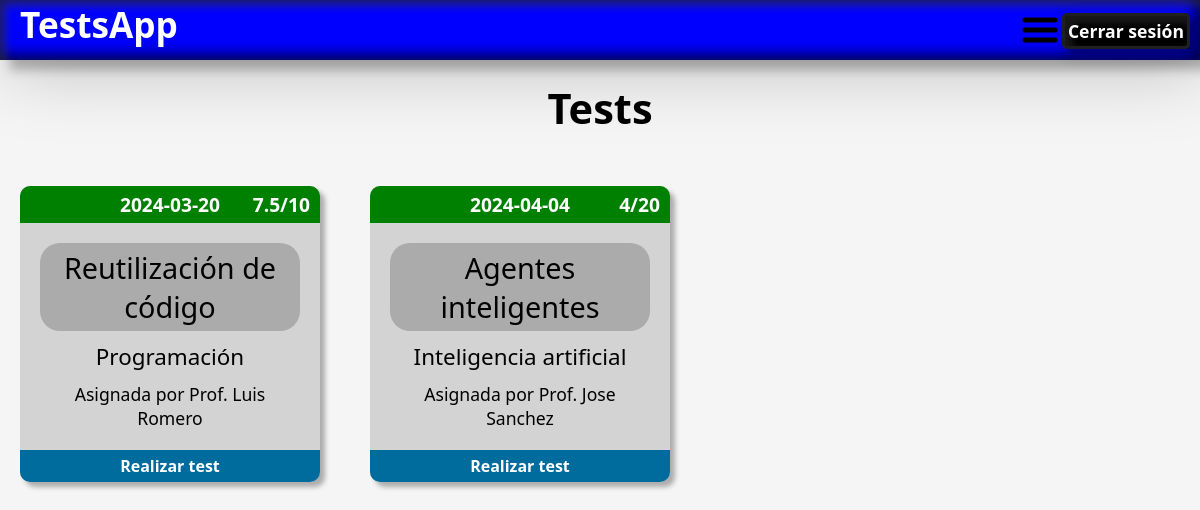
The page /Views/pages/tests/test_view_est.php (signed in) on the database as committed earlier.
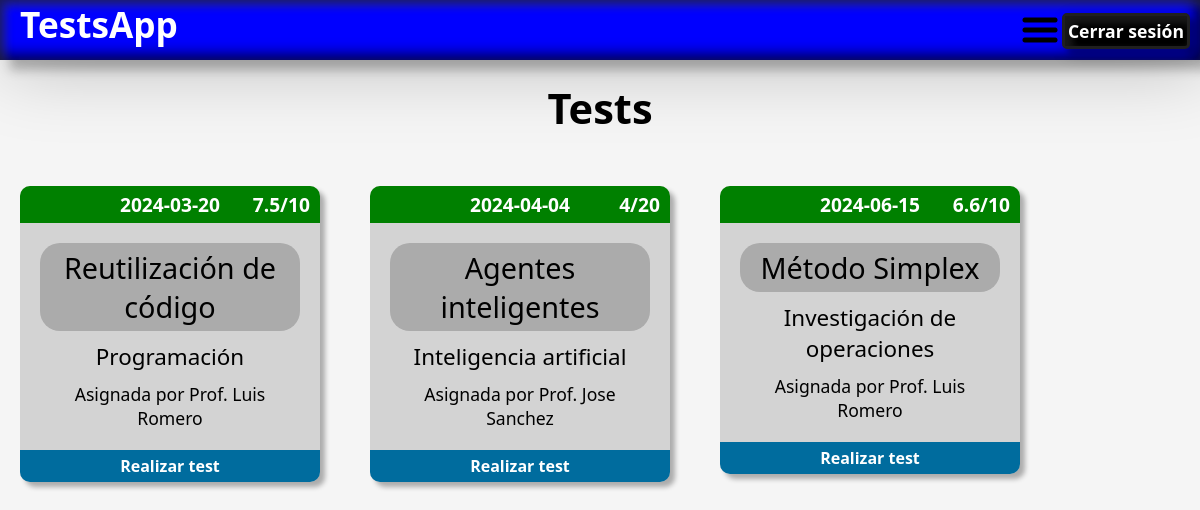
The same page on the database as committed later.
### tables this page shows
CREATE TABLE `tests` (
  `id_test` int(11) NOT NULL,
  `tema` text NOT NULL,
  `fecha_limite` date NOT NULL,
  `escala` float NOT NULL,
  `id_mat` int(11) NOT NULL,
  `id_usu` int(11) NOT NULL
);

CREATE TABLE `puntuaciones_tests` (
  `id_pun_test` int(11) NOT NULL,
  `puntos` float NOT NULL,
  `id_usu` int(11) NOT NULL,
  `id_test` int(11) NOT NULL
);

CREATE TABLE `materias` (
  `id_mat` int(11) NOT NULL,
  `materia` varchar(100) NOT NULL
);

CREATE TABLE `usuarios` (
  `id_usu` int(11) NOT NULL,
  `nom_usu` varchar(100) NOT NULL,
  `ced_usu` varchar(20) NOT NULL,
  `id_rol` int(11) NOT NULL,
  `contra_usu` varchar(100) NOT NULL
);

### Models/base_datos.php (called while the page is built)
<?php
class Base_datos
{
	private static $host = 'localhost';
	private static $db = 'testsapp';
	private static $user = 'root';
	private static $password = '';
	private static $charset = "utf8";
	public static function connect()
	{
		try {
			$con = new PDO("mysql:host=" . self::$host . ";dbname=" . self::$db . ";charset=" . self::$charset, self::$user, self::$password);
			$con->setAttribute(PDO::ATTR_ERRMODE, PDO::ERRMODE_EXCEPTION);
			return $con;
		} catch (PDOException $e) {
			print_r("Error de conexion: " . $e->getMessage());
			echo "Linea del error" . $e->getLine();
		}
	}
}

### Controllers/test_controller.php (called while the page is built, shortened)
<?php
class Test_controller
{
    private $tests;
    public function __construct()
    {
        require("../../../Models/test_model.php");
        $this->tests = new Test;
    }
    public function listar()
    {
        $datos = $this->tests->index();
        return $datos;
    }
    public function listar_punt_espec($id_test, $id_usu)
    {
        $this->tests->set("id_test", $id_test);
        $this->tests->set("id_usu", $id_usu);
        $datos = $this->tests->index_punt_espec();
        return $datos;
    }
}

### Models/test_model.php (called while the page is built, shortened)
<?php
class Test
{
    private $id_test;
    private $id_usu;
    private $con;
    public function __construct()
    {
        require("base_datos.php");
        $this->con = Base_datos::connect();
    }
    public function index()
    {
        $sql = "SELECT * FROM materias RIGHT OUTER JOIN tests ON materias.id_mat=tests.id_mat LEFT OUTER JOIN usuarios ON tests.id_usu=usuarios.id_usu";
        $datos = $this->con->query($sql);
        return $datos;
    }
    public function index_punt_espec()
    {
        $sql = "SELECT * FROM puntuaciones_tests WHERE id_test=:id_test AND id_usu=:id_usu";
        $datos = $this->con->prepare($sql);
        if ($datos->execute([":id_test" => $this->id_test, ":id_usu" => $this->id_usu])) {
            $row = $datos->fetch(PDO::FETCH_ASSOC);
            return $row;
        }
        return false;
    }
}

### Views/pages/tests/test_view_est.php (the view, shortened to what this page needs)
<?php
require("../../../Controllers/test_controller.php");
$datos = new Test_controller();
$resultados = $datos->listar();
?>
<!DOCTYPE html>
<html lang="en">
<head>
    <link rel="stylesheet" href="../../css/general.css">
    <link rel="stylesheet" href="../../css/listados.css?v=<?php echo (rand()); ?>" />
</head>
<body>
    <?php include("../../navbar.php") ?>
    <div class="titulo">
        <h1>Tests</h1>
    </div>
    <ul id="tests_ul">
        <?php
        while ($row = $resultados->fetch(PDO::FETCH_ASSOC)) {
        ?>
            <li class="contenedor_test">
                <?php
                $punt_espec = $datos->listar_punt_espec($row['id_test'], $_SESSION['id_usu']);
                if ($punt_espec == false) {
                    echo "
                        <div class='test_estado' style='background-color: crimson; color: white;'>
                            <span>" . $row['fecha_limite'] . "</span>
                            <span class='punt_espec'>0/" . $row['escala'] . "</span>
                        </div>";
                } else {
                    echo "
                        <div class='test_estado' style='background-color: green; color: white;'>
                            <span>" . $row['fecha_limite'] . "</span>
                            <span class='punt_espec'>" . $punt_espec['puntos'] . "/" . $row['escala'] . "</span>
                        </div>";
                }
                ?>
                <div class="sec_cont">
                    <span class="span_tema"><?php echo $row['tema']; ?></span>
                    <span class="span_materia"><?php echo $row['materia']; ?></span>
                    <span class="span_prof">Asignada por Prof. <?php echo $row['nom_usu']; ?></span>
                </div>
                <div>
                    <a class="btn_ver-realizar_test" href="test_realizar.php?id_test=<?php echo $row['id_test']; ?>"><button <?php echo $punt_espec != false ? "title='Ya realizaste este test.' disabled" : ""; ?> style="border-radius: 0px 0px 5px 5px">Realizar test</button></a>
                </div>
            </li>
        <?php
        }
        ?>
    </ul>
</body>
</html>

### Views/navbar.php (shortened to what this page needs)
<link rel="stylesheet" type="text/css" id="link_general" href="http://<?php echo $_SERVER['HTTP_HOST'] ?>/testsApp/Views/css/general.css?v=<?php echo (rand()); ?>" />
<link rel="stylesheet" type="text/css" href="http://<?php echo $_SERVER['HTTP_HOST'] ?>/testsApp/Views/css/navbar.css?v=<?php echo (rand()); ?>" />
<nav>
	<h1>TestsApp</h1>
	<img src="../../imgs/menu.png" class="menu_nav">
	<a class="cerrar_sesion" href="../../../cerrar_sesion.php">Cerrar sesión</a>
</nav>

### Views/css/general.css (style rules this page uses)
* { margin: 0px; padding: 0px; box-sizing: border-box; font-family: system-ui, -apple-system, BlinkMacSystemFont, "Segoe UI", Roboto, Oxygen, Ubuntu, Cantarell, "Open Sans", "Helvetica Neue", sans-serif; }
body { background-color: whitesmoke; width: 100%; }

### Views/css/listados.css (style rules this page uses)
body { min-width: 900px; position: relative; }
.titulo { width: 100%; text-align: center; margin-top: 20px; font-size: 1.3em; user-select: none; }
#tests_ul { display: flex; flex-wrap: wrap; text-align: center; gap: 50px; padding: 20px; margin-top: 30px; }
.contenedor_test { display: flex; flex-direction: column; width: 300px; height: fit-content; overflow: hidden; background-color: lightgray; border-radius: 10px; padding-top: 0px; font-size: 1em; font-weight: 500; user-select: none; box-shadow: 5px 5px 5px rgba(0, 0, 0, 0.3); }
.test_estado { font-size: 1.2em; padding: 5px; background-color: rgb(171, 171, 171); font-weight: bold; position: relative; }
.punt_espec { position: absolute; right: 10px; top: 5px; }
.sec_cont { display: flex; flex-direction: column; gap: 10px; padding: 20px; }
.span_tema { font-size: 1.8em; background-color: rgb(171, 171, 171); border-radius: 20px; padding: 5px; }
.span_materia { font-size: 1.4em; }
.span_prof { font-size: 1.1em; }
.btn_ver-realizar_test button { border: none; outline: none; padding: 5px; color: #fff; border-radius: 5px; font-weight: bold; font-size: 1em; transition: all 0.3s ease; cursor: pointer; background: #03a9f4; width: 100%; }
.btn_ver-realizar_test button:disabled { background: #006c9e; cursor: default; }

### Views/css/navbar.css (style rules this page uses)
nav { background-color: blue; font-weight: bold; position: sticky; z-index: 10; top: 0; width: 100%; height: 60px; box-shadow: 5px 5px 75px rgba(0, 0, 0, 0.25), 10px 10px 10px rgba(0, 0, 0, 0.25), inset 5px 5px 10px rgba(0, 0, 0, 0.5), inset 5px 5px 10px rgba(255, 255, 255, 0.2), inset -5px -5px 15px rgba(0, 0, 0, 0.75); }
nav h1 { display: inline-block; position: relative; font-size: 2.2em; color: white; user-select: none; margin-left: 20px; }
.cerrar_sesion { display: inline; border-radius: 5px; border: 3px solid rgb(32, 32, 32); background-color: black; float: right; text-decoration: none; color: white; font-size: 1.1em; margin-right: 10px; margin-top: 13px; padding: 3px; box-shadow: 5px 5px 15px rgba(0, 0, 0, 0.25), 5px 5px 5px rgba(0, 0, 0, 0.25), inset 5px 5px 10px rgba(0, 0, 0, 0.5), inset 5px 5px 10px rgba(255, 255, 255, 0.2), inset -5px -5px 10px rgba(0, 0, 0, 0.75); }
.menu_nav { position: relative; bottom: 30px; display: none; width: 40px; transition: all 0.3s ease; }
@media (max-width: 1225px) { .menu_nav { font-size: 2.5em; position: absolute; display: block; cursor: pointer; right: 140px; top: 10px; z-index: 10; } }

Rows that differ between the two databases and show on the page:
added tests: fecha_limite "2024-06-15", puntuaciones_tests.puntos "6.6", escala "10", tema "Método Simplex", id_mat.materia "Investigación de operaciones", id_usu.nom_usu "Luis Romero"
